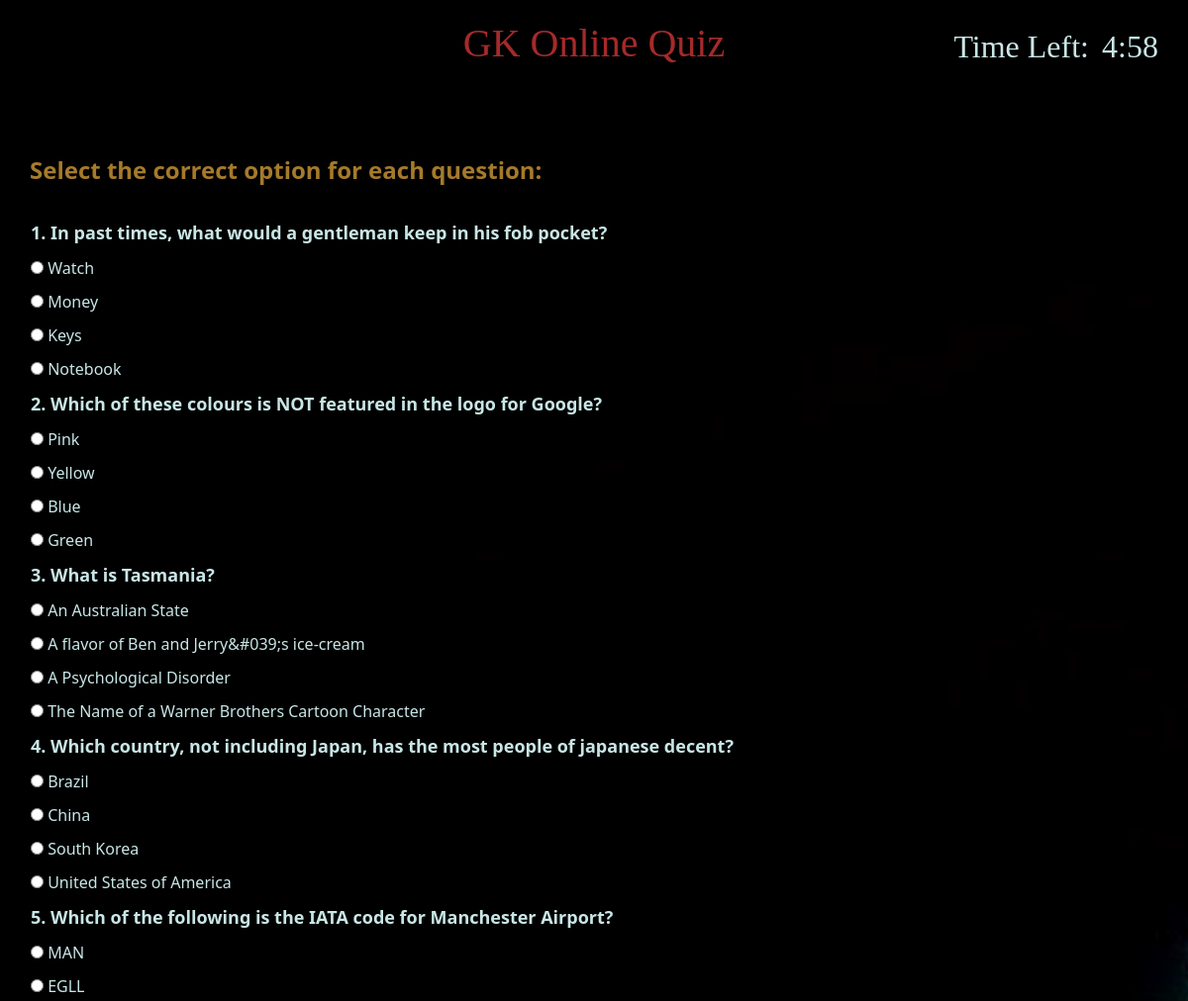
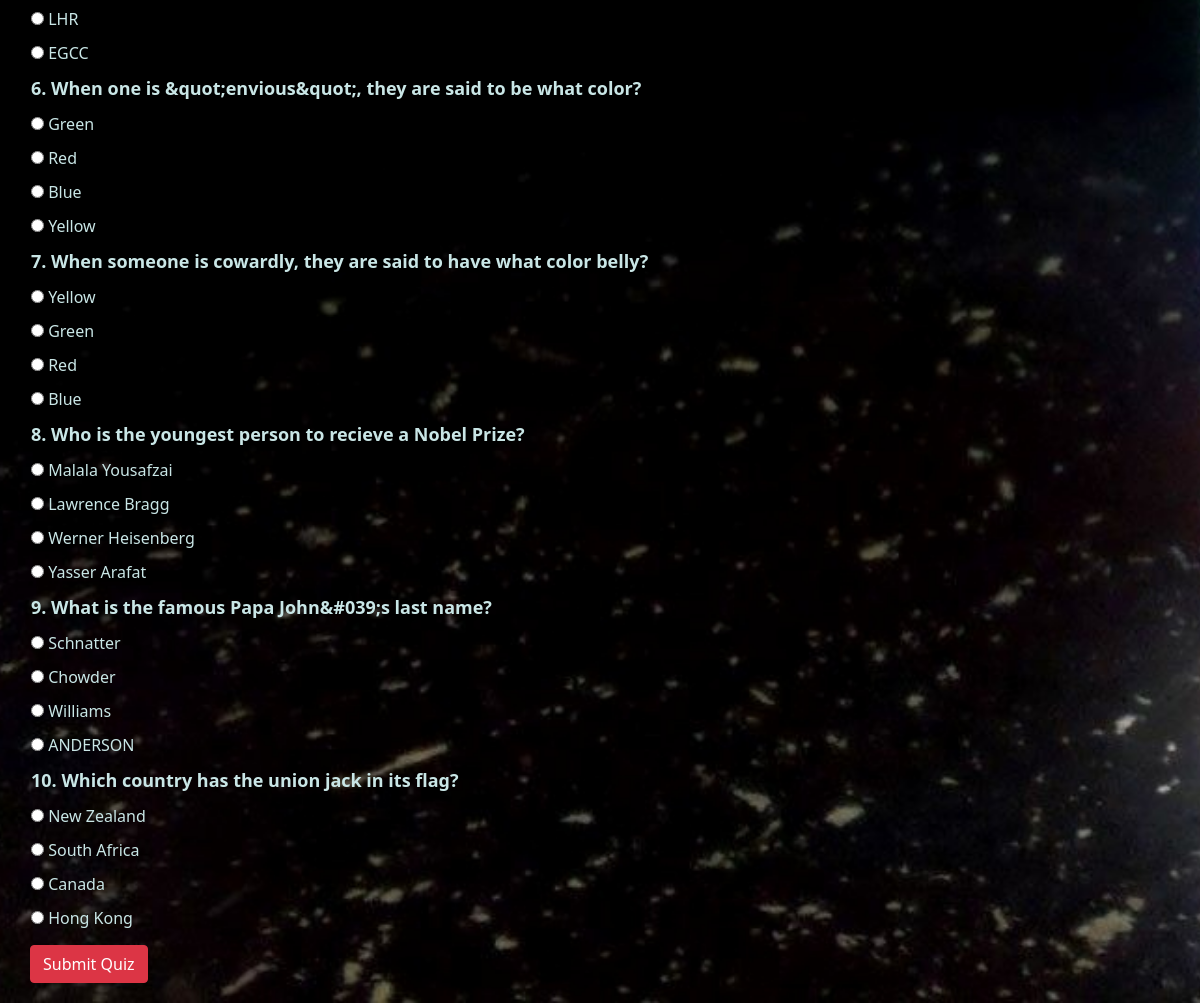
/gk_quiz/ (signed in), run on the app's committed database (2 pictures, top to bottom).
### epicQuiz/models.py (models this page shows)
class GKQuiz(models.Model):
    question = models.TextField(default="", max_length=200)
    option1 = models.CharField(default = "", max_length=50)
    option2 = models.CharField(default = "", max_length=50)
    option3 = models.CharField(default = "", max_length=50)
    option4 = models.CharField(default = "", max_length=50)
    correct_ans = models.CharField(default= "", max_length=50)

### epicQuiz/views.py (the view)
# urls.py: path('gk_quiz/', views.gk_quiz, name = "gk_quiz"),
@login_required(login_url='login')
def gk_quiz(request):
    user_gk_quiz_status = UserTestData.objects.get(user = request.user)
    if not user_gk_quiz_status.gk_status:
        user_gk_quiz_status.gk_status = True
        user_gk_quiz_status.save()
        quiz = GKQuiz.objects.all()
        return render(request, 'gk_quiz.html', {'quiz': quiz})
    else:
        messages.error(request, "You have already taken this quiz!")
        return redirect('user_page')

### epicQuiz/templates/gk_quiz.html (shortened to what this page needs)
{% extends "base_quiz.html" %}
        {% block body %}
        <center>
            <h1 style="padding: 20px; font-family: Georgia, 'Times New Roman', Times, serif; color: brown;">GK Online Quiz</h1>
        </center>
        {% endblock %}

### epicQuiz/templates/base_quiz.html (shortened to what this page needs)
<!doctype html>
<html lang="en">
    <head>
        <link href="https://cdn.jsdelivr.net/npm/bootstrap@5.0.0-beta1/dist/css/bootstrap.min.css" rel="stylesheet">
    </head>
    <body style="background-image: url('/static/image_quiz.jpg'); background-repeat: no-repeat;
    background-attachment: fixed; background-position: center; background-size: cover;">
        {% block body %}{% endblock %}
        <p>Time Left:</p>
        <div id="timer"></div>
        <h4 style="padding-top: 40px; margin: 30px; color: rgb(165, 122, 42);"><strong>Select the correct option for each question:</strong></h4>
        <form id = 'test' method="post" action="result/">    {% csrf_token %}
        <table style="margin: 30px; color: rgb(201, 230, 230);">
            {% for ques in quiz %}
            <th style="padding-bottom: 5px; padding-top: 5px; font-size: large;">{{ques.id}}. {{ques.question}}</th>
            <tr>
                <td style="padding-bottom: 5px; padding-top: 5px;"><input type="radio" name = '{{ques.id}}' id = 'option1' value = "{{ques.option1}}"> {{ques.option1}}</td>
            </tr>
            <tr>
                <td style="padding-bottom: 5px; padding-top: 5px;"><input type="radio" name = '{{ques.id}}' id = 'option2' value = "{{ques.option2}}"> {{ques.option2}}</td>
            </tr>
            <tr>
                <td style="padding-bottom: 5px; padding-top: 5px;"><input type="radio" name = '{{ques.id}}' id = 'option3' value = "{{ques.option3}}"> {{ques.option3}}</td>
            </tr>
            <tr>
                <td style="padding-bottom: 5px; padding-top: 5px;"><input type="radio" name = '{{ques.id}}' id = 'option4' value = "{{ques.option4}}"> {{ques.option4}}</td>
            </tr>
            {% endfor %}
        </table>
            <button id = "quiz_submit" style="position: relative; left: 30px; bottom: 20px;" class="btn btn-danger" type="submit" name="btn_submit" value="Submit Quiz">Submit Quiz</button>
        </form>
    </body>
</html>

### data on the page
GKQuiz: id "1", question "In past times, what would a gentleman keep in his fob pocket?", option1 "Watch", option2 "Money", option3 "Keys", option4 "Notebook"
GKQuiz: id "2", question "Which of these colours is NOT featured in the logo for Google?", option1 "Pink", option2 "Yellow", option3 "Blue", option4 "Green"
GKQuiz: id "3", question "What is Tasmania?", option1 "An Australian State", option2 "A flavor of Ben and Jerry&#039;s ice-cream", option3 "A Psychological Disorder", option4 "The Name of a Warner Brothers Cartoon Character"
GKQuiz: id "4", question "Which country, not including Japan, has the most people of japanese decent?", option1 "Brazil", option2 "China", option3 "South Korea", option4 "United States of America"
GKQuiz: id "5", question "Which of the following is the IATA code for Manchester Airport?", option1 "MAN", option2 "EGLL", option3 "LHR", option4 "EGCC"
GKQuiz: id "6", question "When one is &quot;envious&quot;, they are said to be what color?", option1 "Green", option2 "Red", option3 "Blue", option4 "Yellow"
GKQuiz: id "7", question "When someone is cowardly, they are said to have what color belly?", option1 "Yellow", option2 "Green", option3 "Red", option4 "Blue"
GKQuiz: id "8", question "Who is the youngest person to recieve a Nobel Prize?", option1 "Malala Yousafzai", option2 "Lawrence Bragg", option3 "Werner Heisenberg", option4 "Yasser Arafat"
GKQuiz: id "9", question "What is the famous Papa John&#039;s last name?", option1 "Schnatter", option2 "Chowder", option3 "Williams", option4 "ANDERSON"
GKQuiz: id "10", question "Which country has the union jack in its flag?", option1 "New Zealand", option2 "South Africa", option3 "Canada", option4 "Hong Kong"
